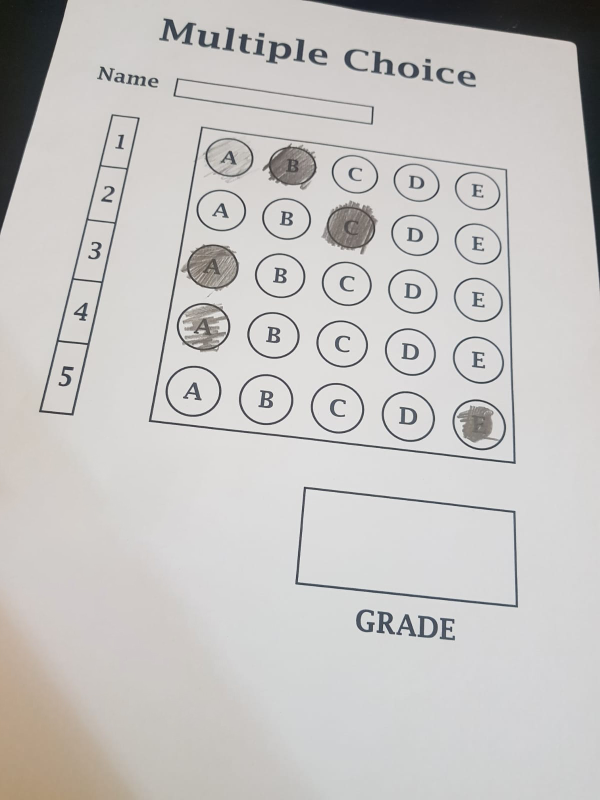
#> input picture Project/Optical Mark Recognition/Read_Image/input.jpg, 1200 x 1600 px, given in place of the camera (shown at 1/2 size)
$ python main.py
#> lines starting #> are read from the running program, lines starting #| are printed output that depends on the picture; after the words box and inside, x2 and y2 are one past the last pixel; in counts of white or black regions, pixels touching at a corner belong together
### Project/Optical Mark Recognition/Read_Webcam/utlis.py
import cv2
import numpy as np

def stackImages(imgArray, scale, lables=[]):
    rows = len(imgArray)
    cols = len(imgArray[0])
    rowsAvailable = isinstance(imgArray[0], list)
    width = imgArray[0][0].shape[1]
    height = imgArray[0][0].shape[0]
    if rowsAvailable:
        for x in range ( 0, rows):
            for y in range(0, cols):
                imgArray[x][y] = cv2.resize(imgArray[x][y], (0, 0), None, scale, scale)
                if len(imgArray[x][y].shape) == 2: imgArray[x][y]= cv2.cvtColor( imgArray[x][y], cv2.COLOR_GRAY2BGR)
        imageBlank = np.zeros((height, width, 3), np.uint8)
        hor = [imageBlank]*rows
        hor_con = [imageBlank]*rows
        for x in range(0, rows):
            hor[x] = np.hstack(imgArray[x])
            hor_con[x] = np.concatenate(imgArray[x])
        ver = np.vstack(hor)
        ver_con = np.concatenate(hor)
    else:
        for x in range(0, rows):
            imgArray[x] = cv2.resize(imgArray[x], (0, 0), None, scale, scale)
            if len(imgArray[x].shape) == 2: imgArray[x] = cv2.cvtColor(imgArray[x], cv2.COLOR_GRAY2BGR)
        hor= np.hstack(imgArray)
        hor_con= np.concatenate(imgArray)
        ver = hor
    if len(lables) != 0:
        eachImgWidth= int(ver.shape[1] / cols)
        eachImgHeight = int(ver.shape[0] / rows)
        #print(eachImgHeight)
        for d in range(0, rows):
            for c in range (0,cols):
                cv2.rectangle(ver,(c*eachImgWidth,eachImgHeight*d),(c*eachImgWidth+len(lables[d][c])*13+27,30+eachImgHeight*d),(255,255,255),cv2.FILLED)
                cv2.putText(ver,lables[d][c],(eachImgWidth*c+10,eachImgHeight*d+20),cv2.FONT_HERSHEY_COMPLEX,0.7,(255,0,255),2)
    return ver

def rectContour (contours):
    rectCon = []
    for i in contours:
        area = cv2.contourArea(i) #Diện tích của mỗi đường viền
        #print("Area = ", area)
        if area > 50: # Kiểm tra diện tích > 50
            peri = cv2.arcLength(i, True) # Tính chu vi đường viền
            approx = cv2.approxPolyDP(i, 0.02*peri, True) # Đoạn mã xấp xỉ đường viền bằng cách sử dụng hàm "cv2.approxPolyDP", trả về một đa giác đơn giản hóa của hình dạng đường viền
            #print("Corner Points = ", len(approx))
            if len(approx) == 4: # Kiểm tra xem đa giác đơn giản hóa có bao gồm 4 đỉnh bằng cách sử dụng hàm len(approx)
                rectCon.append(i) # Đường viền được thêm vào danh sách "rectCon", có thể đại diện cho một hình chữ nhật
    rectCon = sorted(rectCon, key= cv2.contourArea, reverse=True)
    return rectCon

def getCornerPoints(cont):
    peri = cv2.arcLength(cont, True)  # Tính chu vi đường viền
    approx = cv2.approxPolyDP(cont, 0.02*peri, True) # Đoạn mã xấp xỉ đường viền bằng cách sử dụng hàm "cv2.approxPolyDP", trả về một đa giác đơn giản hóa của hình dạng đường viền
    return approx

def reorder(myPoints): # Sắp xếp lại các đỉnh của một tứ giác dựa trên vị trí của chúng.
    myPoints = myPoints.reshape((4,2))
    myPointsNew = np.zeros((4,1,2),np.int32)
    add = myPoints.sum(1)
    #print(myPoints)
    #print(add)
    myPointsNew[0] = myPoints[np.argmin(add)] # [0, 0]
    myPointsNew[3] = myPoints[np.argmax(add)] # [w, h]
    diff = np.diff(myPoints,axis=1)
    myPointsNew[1] = myPoints[np.argmin(diff)] # [w, 0]
    myPointsNew[2] = myPoints[np.argmax(diff)] # [0, h]
    #print(diff)

    return myPointsNew

def splitBoxes(img):
    rows = np.vsplit(img, 5) # Chia hình ảnh thành 5 hàng
    boxes = []
    for r in rows:
        cols = np.hsplit(r, 5) # Chia hình ảnh thành 5 cột
        for box in cols:
            boxes.append(box) # Thêm ô vuông vào danh sách boxes
            #cv2.imshow("Split", box)
    #cv2.imshow("Split", rows[0])
    return boxes # Trả về danh sách boxes chứa các ô vuông nhỏ

def showAnswers(img, myIndex, grading, ans, questions, choices):
    # Tính kích thước của mỗi phần của bức ảnh dành cho một câu hỏi bằng cách chia chiều rộng và chiều cao của bức ảnh cho số câu hỏi và số lựa chọn
    secW = int(img.shape[1]/questions)
    secH = int(img.shape[0]/choices)

    for x in range(0, questions):
        myAns = myIndex[x] # Tìm chỉ số lựa chọn đã chọn cho câu hỏi đó
        # Tính toán tọa độ của tâm của phần của bức ảnh dành cho câu hỏi đó
        cX = (myAns*secW) + secW//2
        cY = (x*secH) + secH//2

        if grading[x] == 1:
            myColor = (0, 255, 0) # Vẽ vòng tròn màu đỏ nếu đáp án sai
        else:
            myColor = (0, 0, 255) # Vẽ vòng tròn màu đỏ nếu đáp án đúng
            correctAns = ans[x]
            cv2.circle(img, ((correctAns*secW) + secW//2, (x*secH) + secH//2), 50, (0,255,0), cv2.FILLED)

        cv2.circle(img, (cX, cY), 50, myColor, cv2.FILLED) # Vẽ một vòng tròn tại tâm tính toán được ở trên
    return img

### Project/Optical Mark Recognition/Read_Webcam/main.py
import cv2
import numpy as np
import utlis

# ---------------------------------------------------------------------------------------------------------------------------------------------------------
# VARIABLE
path = "input.jpg"  # Đường dẫn tới "input.jpg"
widthImg = 700  # Chiều dài ảnh 700px
heightImg = 700  # Chiều cao ảnh 700px
questions = 5  # 5 câu hỏi
choices = 5  # 5 lựa chọn
ans = [1, 2, 0, 1, 4]  # Đáp án
webcamFeed = True

# ---------------------------------------------------------------------------------------------------------------------------------------------------------
# CAMERA
cap = cv2.VideoCapture(0)
cap.set(10,160)
count = 0

while True:
    if webcamFeed:success, img = cap.read()
#> img is the input picture: shape (1600, 1200, 3); mean B, G, R 194.9, 196.8, 198.8
    else:img = cv2.imread(path)  # Đọc file ảnh từ đường dẫn path
    # ---------------------------------------------------------------------------------------------------------------------------------------------------------
    # PREPROCESSING
    img = cv2.resize(img, (widthImg, heightImg))  # Thay đổi kích thước ảnh thành width = 700px, height = 700px
#> img: shape (700, 700, 3)
    imgFinal = img.copy()  # Tạo bản sao img lưu vào imgFinal
    imgGray = cv2.cvtColor(img, cv2.COLOR_BGR2GRAY)  # Chuyển đổi ảnh sang thang độ xám
    imgBlur = cv2.GaussianBlur(imgGray, (5, 5), 1)  # Ảnh xám imgGray cần được làm mờ, kenel Gaussian (5,5), độ lệch chuẩn 1
    imgCanny = cv2.Canny(imgBlur, 10, 50)  # Dùng Canny để phát hiện biên cạnh của ảnh được làm mờ bằng bộ lọc Gaussian với kích thước kenel 5x5
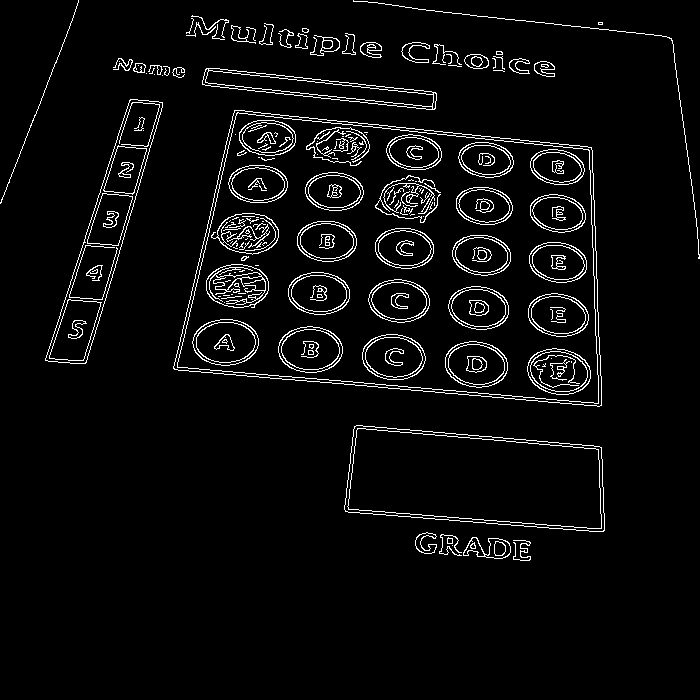
#> imgCanny: shape (700, 700); 4.4% white in thin lines or dots, all inside (x1, y1, x2, y2) = (0, 0, 700, 561)
    try:
        # ---------------------------------------------------------------------------------------------------------------------------------------------------------
        # FINDING ALL CONTOURS
        # Tìm viền: contours: danh sách các đường viền tìm thấy trong hình ảnh imgCanny, hierarchy: thông tin về hệ thống phân cấp của các đường viền
        # cv2.RETR_EXTERNAL để chỉ tìm các đường viền ngoài cùng (bên ngoài hình ảnh)
        # cv2.CHAIN_APPROX_NONE để biểu diễn các đường viền bằng tất cả các điểm trên đường viền
        imgContours = img.copy()  # Tạo bản sao img lưu vào imgContours
        imgBiggestContours = img.copy()  # Tạo bản sao img lưu vào imgBiggestContours
        contours, hierarchy = cv2.findContours(imgCanny, cv2.RETR_EXTERNAL, cv2.CHAIN_APPROX_NONE)
#> contours = 48 contours, 27 with area under 20; largest, box (x1, y1, x2, y2) and area: (173, 110, 602, 407) 102776, (344, 425, 605, 532) 21925, (45, 99, 163, 364) 10006, (202, 68, 437, 110) 4143, (463, 537, 511, 559) 593
        cv2.drawContours(imgContours, contours, -1, (0, 255), 10)  # Vẽ các đường viền tìm thấy lên hình ảnh imgContours
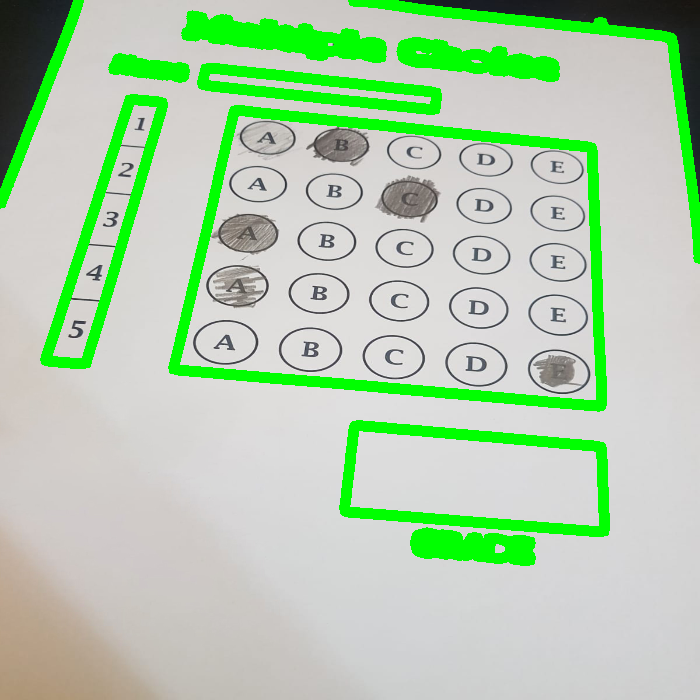
#> imgContours: shape (700, 700, 3); mean B, G, R 174.4, 205.8, 178.3

        # ---------------------------------------------------------------------------------------------------------------------------------------------------------
        # FIND RECTANGLES
        rectCon = utlis.rectContour(contours)  # Chuyển đổi đường viền "contours" thành hình chữ nhật có cùng diện tích
#> the loop in rectContour, `for i in contours:` made 48 passes
#> (area, peri, approx) on passes 7, 8, 9, 15: (21925, 698, [[354, 426], [345, 511], [604, 530], [599, 446]]), (102775.5, 1361.9, [[234, 110], [174, 369], [601, 405], [591, 147]]), (10006, 663.6, [[162, 102], [129, 100], [45, 360], [86, 362]]), (4143, 517.2, [[202, 80], [436, 100], [219, 68]])
#> after the loop in rectContour, `for i in contours:`: rectCon = 3 contours; box (x1, y1, x2, y2) and area: (173, 110, 602, 407) 102776, (344, 425, 605, 532) 21925, (45, 99, 163, 364) 10006
        biggestContour = utlis.getCornerPoints(rectCon[0])  # Lấy ra các điểm góc của hình chữ nhật lớn nhất
#> in getCornerPoints, `peri = cv2.arcLength(cont, True)`: peri = 1361.9
#> in getCornerPoints, `approx = cv2.approxPolyDP(cont, 0.02*peri, True) # Đoạn mã xấp xỉ đườn..`: approx = [[234, 110], [174, 369], [601, 405], [591, 147]]
#> biggestContour = [[234, 110], [174, 369], [601, 405], [591, 147]]
        # print(biggestContour.shape)
        gradePoints = utlis.getCornerPoints(rectCon[1])  # Lấy ra các điểm góc của hình chữ nhật thứ hai
#> gradePoints = [[354, 426], [345, 511], [604, 530], [599, 446]]
        # print(biggestContour)

        if biggestContour.size != 0 and gradePoints.size != 0:  # Kiểm tra xem hai mảng đường viền biggestContour và gradePoints có kích thước khác không bằng 0
            cv2.drawContours(imgBiggestContours, biggestContour, -1, (0, 255, 0), 20)  # Vẽ các đường viền màu xanh lá, độ dày là 20
            cv2.drawContours(imgBiggestContours, gradePoints, -1, (255, 0, 0), 20)  # Vẽ các đường viền màu xanh dương, độ dày là 20
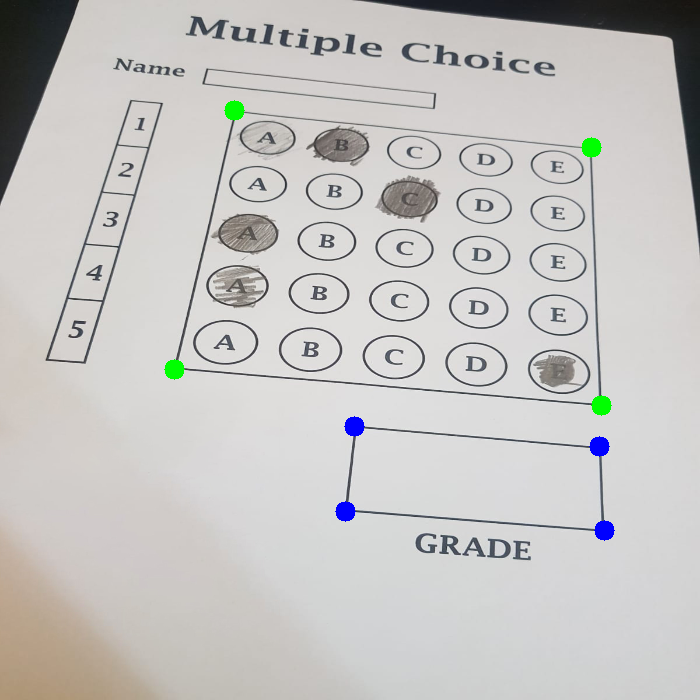
#> imgBiggestContours: shape (700, 700, 3); mean B, G, R 194.5, 196.4, 197.8

            biggestContour = utlis.reorder(biggestContour)  # Sắp xếp lại các điểm trên contour lớn nhất được tìm thấy trong ảnh
#> in reorder, `myPoints = myPoints.reshape((4,2))`: myPoints = [[234, 110], [174, 369], [601, 405], [591, 147]]
#> in reorder, `add = myPoints.sum(1)`: add = [344, 543, 1006, 738]
#> in reorder, `diff = np.diff(myPoints,axis=1)`: diff = [-124, 195, -196, -444]
#> biggestContour = [[234, 110], [591, 147], [174, 369], [601, 405]]
            gradePoints = utlis.reorder(gradePoints)  # Sắp xếp lại các điểm trên contour lớn thứ hai được tìm thấy trong ảnh
#> gradePoints = [[354, 426], [599, 446], [345, 511], [604, 530]]

            pt1 = np.float32(biggestContour)  # Chuyển đổi sang kiểu dữ liệu float
#> pt1 = [[234, 110], [591, 147], [174, 369], [601, 405]]
            pt2 = np.float32([[0, 0], [widthImg, 0], [0, heightImg], [widthImg, heightImg]])  # Xác định một tập hợp 4 điểm để xác định góc nhìn đích
            matrix = cv2.getPerspectiveTransform(pt1, pt2)  # Tính ma trận biến đổi góc nhìn
#> matrix = [[1.95, 0.452, -506.7], [-0.343, 3.31, -283.7], [-0.000155, 0.00076, 1]]
            imgWrapColored = cv2.warpPerspective(img, matrix, (widthImg, heightImg))  # Biến đổi góc nhìn, hình ảnh kết quả lưu vào imWrapColored

            pt1G = np.float32(gradePoints)  # Chuyển đổi sang kiểu dữ liệu float
#> pt1G = [[354, 426], [599, 446], [345, 511], [604, 530]]
            pt2G = np.float32([[0, 0], [325, 0], [0, 150], [325, 150]])  # Xác định một tập hợp 4 điểm để xác định góc nhìn đích
            matrixG = cv2.getPerspectiveTransform(pt1G, pt2G)  # Tính ma trận biến đổi góc nhìn
#> matrixG = [[1.67, 0.176, -664.6], [-0.196, 2.4, -952.9], [-0.000195, 0.000859, 1]]
            imgGradeDisplay = cv2.warpPerspective(img, matrixG, (325, 150))  # Biến đổi góc nhìn, hình ảnh kết quả lưu vào imGradeDisplay
            # cv2.imshow("Grade", imgGradeDisplay)

            # ---------------------------------------------------------------------------------------------------------------------------------------------------------
            # APPLY THRESHOLD
            imgWrapGray = cv2.cvtColor(imgWrapColored, cv2.COLOR_BGR2GRAY)  # Chuyển ảnh imgWrapColored sang ảnh xám lưu vào ảnh imgWrapGray
            imgThresh = cv2.threshold(imgWrapGray, 170, 255, cv2.THRESH_BINARY_INV)[1]  # Chuyển ảnh imgWrapGray thành ảnh nhị phân với ngưỡng giá trị 170 lưu vào ảnh imgThresh
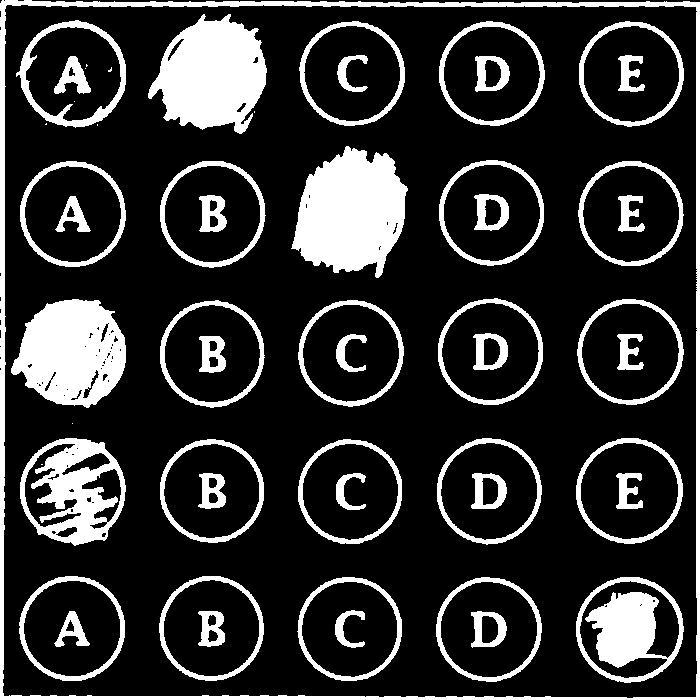
#> imgThresh: shape (700, 700); 19.5% white; 55 white regions (9 under 20 px), largest, box (x1, y1, x2, y2) and area: (0, 0, 700, 700) 11975, (291, 146, 408, 278) 10670, (148, 14, 267, 134) 9571
            boxes = utlis.splitBoxes(imgThresh)
#> in splitBoxes, `rows = np.vsplit(img, 5)`: rows = 5 items
#> the loop in splitBoxes, `for r in rows:` made 5 passes
#> after the loop in splitBoxes, `for r in rows:`: boxes = 25 items
#> boxes = 25 items
            # cv2.imshow("Test", boxes[2])
            # print(cv2.countNonZero(boxes[1]), cv2.countNonZero(boxes[2])) # Đếm số điểm ảnh khác không bằng hàm cv2.countNonZero

            # ---------------------------------------------------------------------------------------------------------------------------------------------------------
            # GETTING NO ZERO PIXEL VALUES OF EACH BOX
            myPixelVal = np.zeros((questions, choices))  # Tạo một mảng 2 chiều kích thước (question, choices)
            countC = 0  # Đếm cột
            countR = 0  # Đếm hàng
            for image in boxes:
                totalPixels = cv2.countNonZero(image)  # Đếm tổng số điểm ảnh khác không lưu trữ vào totalPixel
                myPixelVal[countR][countC] = totalPixels  # Giá trị được lưu vào mảng tại vị trí [countR, countC]
                countC += 1
                if countC == choices:
                    countR += 1
                    countC = 0
#> this loop made 25 passes
#> totalPixels on passes 1 to 8: 4248, 10269, 2689, 2946, 3302, 2878, 2301, 10670
#> after the loop, countC = 0; countR = 5; myPixelVal = [[4248, 10269, 2689, 2946, 3302], [2878, 2301, 10670, 2251, 2620], [9553, 2233, 2019, 2224, 2643], [6420, 2167, 1946, 2199, 2672], [3231, 2719, 2506, 2677, 6349]]
            # print(myPixelVal)

            # ---------------------------------------------------------------------------------------------------------------------------------------------------------
            # FINDING INDEX VALUES OF THE MARKINGS
            myIndex = []
            for x in range(0, questions):
                arr = myPixelVal[x]
                # print("arr", arr)
                myIndexVal = np.where(arr == np.amax(arr))  # Tìm vị trí index của giá trị lớn nhất trong mảng arr
                # print(myIndexVal[0])
                myIndex.append(myIndexVal[0][0])
#> this loop made 5 passes
#> (arr, myIndexVal) on passes 1 to 5: ([4248, 10269, 2689, 2946, 3302], ([1],)), ([2878, 2301, 10670, 2251, 2620], ([2],)), ([9553, 2233, 2019, 2224, 2643], ([0],)), ([6420, 2167, 1946, 2199, 2672], ([0],)), ([3231, 2719, 2506, 2677, 6349], ([4],))
#> after the loop, myIndex = [1, 2, 0, 0, 4]
            # print(myIndex)

            # ---------------------------------------------------------------------------------------------------------------------------------------------------------
            # GRADING
            grading = []
            for x in range(0, questions):
                if ans[x] == myIndex[x]:
                    grading.append(1)
                else:
                    grading.append(0)
#> after the loop, grading = [1, 1, 1, 0, 1]
            # print(grading)
            score = (sum(grading) / questions) * 10
#> score = 8
            # print(score)

            # ---------------------------------------------------------------------------------------------------------------------------------------------------------
            # DISPLAYING ANSWERS
            imgResult = imgWrapColored.copy()
            imgResult = utlis.showAnswers(imgResult, myIndex, grading, ans, questions, choices)
#> the loop in showAnswers, `for x in range(0, questions):` made 5 passes
#> (myAns, cX) on passes 1 to 5: (1, 210), (2, 350), (0, 70), (0, 70), (4, 630)
#> after the loop in showAnswers, `for x in range(0, questions):`:
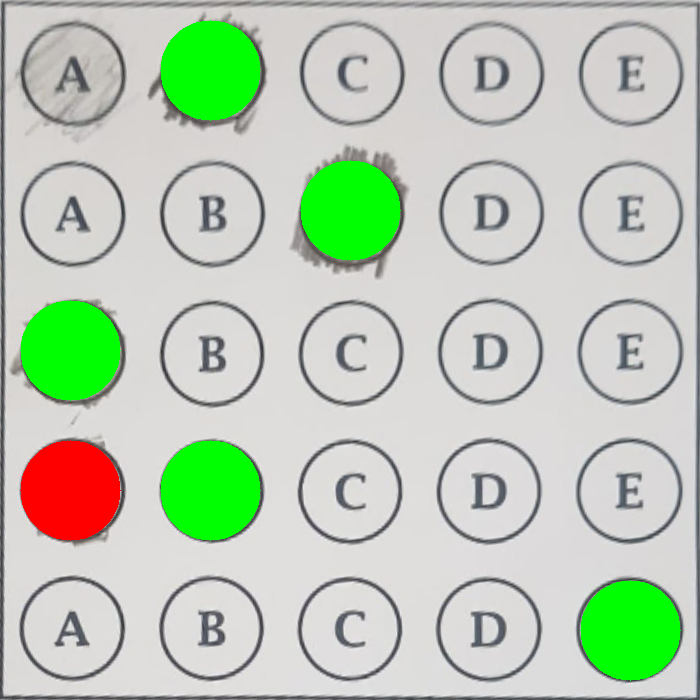
#> img: shape (700, 700, 3); mean B, G, R 181.2, 202.4, 187.1

            imRawDrawing = np.zeros_like(imgWrapColored)
            imRawDrawing = utlis.showAnswers(imRawDrawing, myIndex, grading, ans, questions, choices)
#> call 2 of showAnswers, with questions = 5, choices = 5
#> the loop in showAnswers (call 2), `for x in range(0, questions):` made 5 passes
#> after the loop in showAnswers (call 2), `for x in range(0, questions):`:
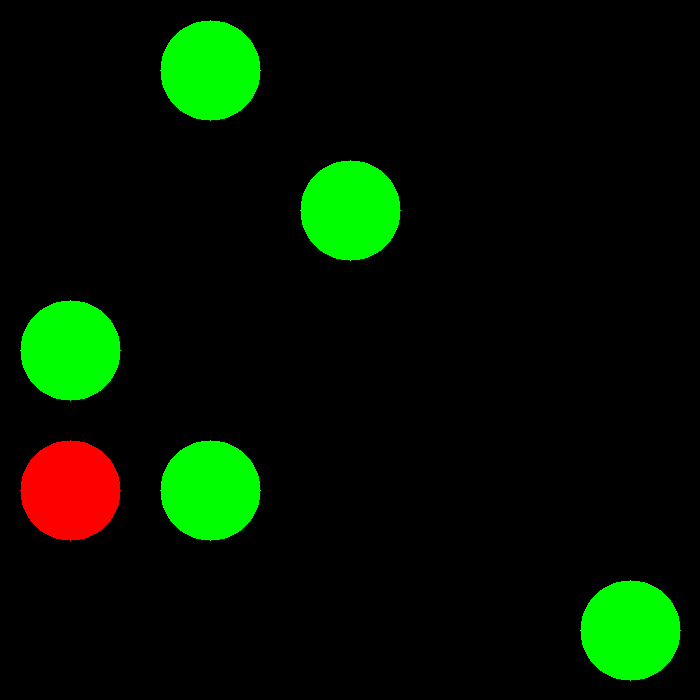
#> img: shape (700, 700, 3); mean B, G, R 0, 20.4, 4.1
            invMatrix = cv2.getPerspectiveTransform(pt2, pt1)  # Tính ma trận biến đổi góc nhìn
#> invMatrix = [[0.533, -0.127, 234], [0.0585, 0.283, 110], [3.83e-05, -0.000235, 1]]
            imgInvWarp = cv2.warpPerspective(imRawDrawing, invMatrix, (widthImg, heightImg))
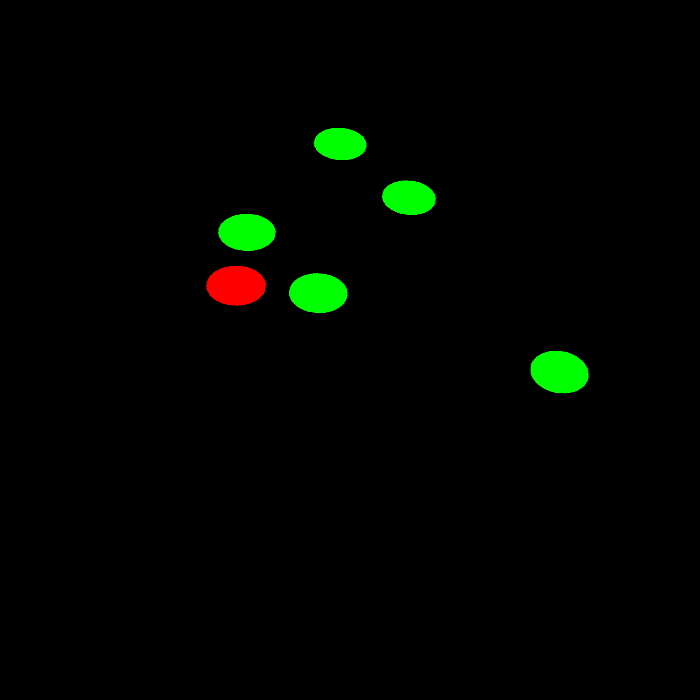
#> imgInvWarp: shape (700, 700, 3); mean B, G, R 0, 4.3, 1

            imgRawGrade = np.zeros_like(imgGradeDisplay)
            text = str(int(score))  # Chuyển đổi sang dữ liệu int
#> text = '8'
            font = cv2.FONT_HERSHEY_COMPLEX  # Font chữ
#> font = 3
#> (the rest of the program and of its run is left out)
